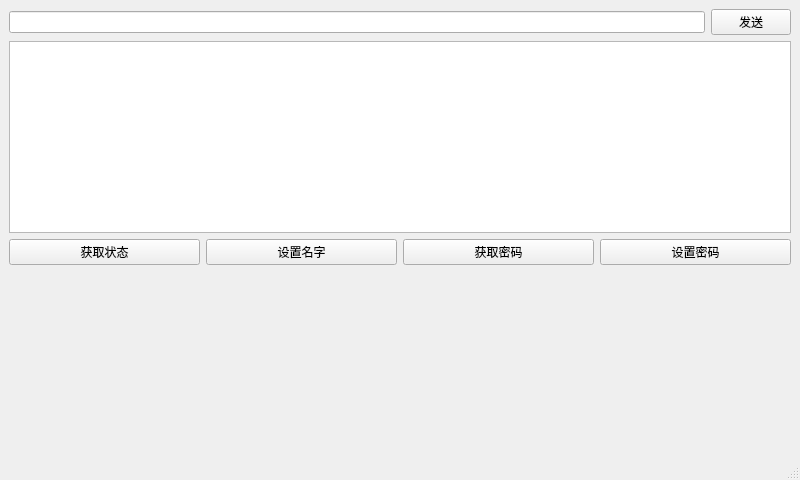
<?xml version="1.0" encoding="UTF-8"?>
<ui version="4.0">
 <class>serialPortTest</class>
 <widget class="QMainWindow" name="serialPortTest">
  <property name="geometry">
   <rect>
    <x>0</x>
    <y>0</y>
    <width>800</width>
    <height>480</height>
   </rect>
  </property>
  <property name="windowTitle">
   <string>MainWindow</string>
  </property>
  <widget class="QWidget" name="centralwidget">
   <layout class="QGridLayout" name="gridLayout">
    <item row="0" column="0">
     <widget class="QLineEdit" name="sendLineEdit"/>
    </item>
    <item row="2" column="0" colspan="2">
     <layout class="QHBoxLayout" name="horizontalLayout_2">
      <item>
       <widget class="QPushButton" name="statusButton">
        <property name="text">
         <string>获取状态</string>
        </property>
       </widget>
      </item>
      <item>
       <widget class="QPushButton" name="setNameButton">
        <property name="text">
         <string>设置名字</string>
        </property>
       </widget>
      </item>
      <item>
       <widget class="QPushButton" name="getPwdButton">
        <property name="text">
         <string>获取密码</string>
        </property>
       </widget>
      </item>
      <item>
       <widget class="QPushButton" name="setPwdButton">
        <property name="text">
         <string>设置密码</string>
        </property>
       </widget>
      </item>
     </layout>
    </item>
    <item row="1" column="0" colspan="2">
     <widget class="QPlainTextEdit" name="recvPlainTextEdit">
      <property name="sizePolicy">
       <sizepolicy hsizetype="Expanding" vsizetype="Preferred">
        <horstretch>0</horstretch>
        <verstretch>0</verstretch>
       </sizepolicy>
      </property>
     </widget>
    </item>
    <item row="0" column="1">
     <widget class="QPushButton" name="sendButton">
      <property name="text">
       <string>发送</string>
      </property>
     </widget>
    </item>
    <item row="3" column="0">
     <spacer name="verticalSpacer">
      <property name="orientation">
       <enum>Qt::Vertical</enum>
      </property>
      <property name="sizeHint" stdset="0">
       <size>
        <width>20</width>
        <height>40</height>
       </size>
      </property>
     </spacer>
    </item>
   </layout>
  </widget>
  <widget class="QMenuBar" name="menubar">
   <property name="geometry">
    <rect>
     <x>0</x>
     <y>0</y>
     <width>800</width>
     <height>21</height>
    </rect>
   </property>
  </widget>
  <widget class="QStatusBar" name="statusbar"/>
 </widget>
 <resources/>
 <connections/>
</ui>
